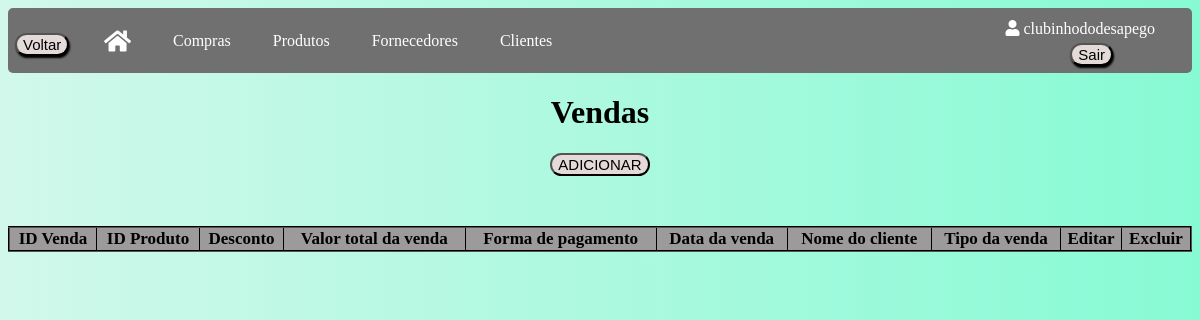
Page /vendas (signed in) on the earlier database version.
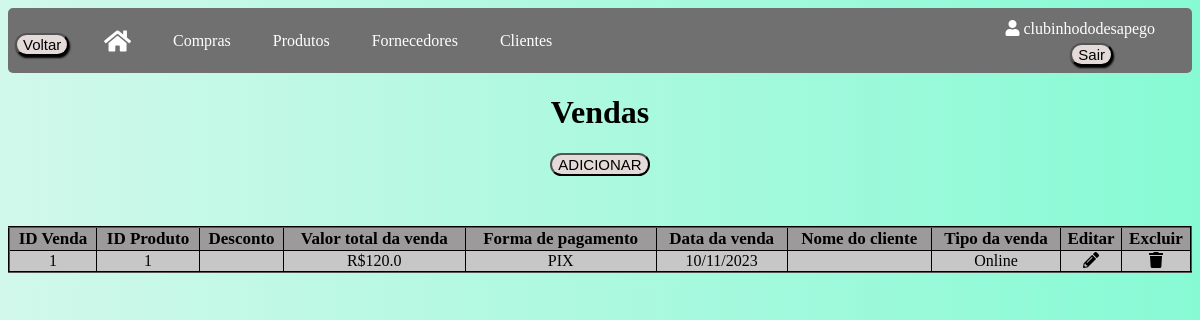
Same page on the later database version.
### app/models/tables.py (models this page shows, shortened)
class Usuario(db.Model, UserMixin):
    __tablename__ = "usuarios"
    id = db.Column(db.Integer, primary_key=True, autoincrement=True)
    nome_brecho = db.Column(db.String(100))
    email = db.Column(db.String(84), unique=True)
    usuario = db.Column(db.String(80), unique=True)
    senha = db.Column(db.String(128))
    clientes = db.relationship("Cliente", backref="usuario")
    produtos = db.relationship("Produto", backref="usuario")
    fornecedores = db.relationship("Fornecedor", backref="usuario")
    compras = db.relationship("Compra", backref="usuario")
    vendas = db.relationship("Venda", backref="usuario")

class Venda(db.Model):
    __tablename__ = "vendas"
    id = db.Column(db.Integer, primary_key=True, autoincrement=True)
    id_produto = db.Column(db.Integer, db.ForeignKey('produtos.id'))
    desconto = db.Column(db.Integer)
    val_total = db.Column(db.Float)
    forma_pagamento = db.Column(db.String(50))
    tipo_venda = db.Column(db.String(10))
    dta_venda = db.Column(db.Date)
    id_usuario = db.Column(db.Integer, db.ForeignKey('usuarios.id'))
    nome_cliente = db.Column(db.String, db.ForeignKey('clientes.nome'))
    produto = db.relationship('Produto', foreign_keys=[id_produto])

### app/default.py (the view)
@login_required
@app.route("/vendas", methods=['GET', 'POST'])
def vendas():
    vendas = Venda.query.filter_by(id_usuario=current_user.id).all()
    return render_template("vendas.html", vendas=vendas)

### app/default.py (called while the page is built)
@login_manager.user_loader
def load_user(id_usuario):
    return Usuario.query.get(int(id_usuario))

### app/templates/vendas.html (shortened to what this page needs)
<!DOCTYPE html>
<html lang="en">
<head>
    <link rel="stylesheet" type="text/css" href="{{ url_for('static', filename='css/vendas.css') }}">
    <link rel="stylesheet" href="https://cdnjs.cloudflare.com/ajax/libs/font-awesome/5.15.3/css/all.min.css">
    <link rel="stylesheet" type="text/css" href="https://cdn.datatables.net/1.11.5/css/jquery.dataTables.min.css">
</head>
<body>
    <div class="usuario-logado"><i class="fas fa-user"></i> {{ current_user.usuario }}</div>
    <div class="logout">
        <form method="POST" action="{{ url_for('logout') }}">
            <button class="button" type="submit">Sair</button>
        </form>
    </div>
    <div class="navbar">
        <button onclick="window.history.back()" class="button button_voltar">Voltar</button>
        <a href="/home"><i class="fas fa-home icone-casa"></i></a>
        <a href="/compras">Compras</a>
        <a href="/produtos">Produtos</a>
        <a href="/fornecedores">Fornecedores</a>
        <a href="/clientes">Clientes</a>
    </div>
    <h1 class="titulo">Vendas</h1>
    <button class="button_adc"><a href="vendascadastro">ADICIONAR</a></button>
    <table id="tabelaVendas" class="tabela display" border="2">
        <thead>
            <tr>
                <th>ID Venda</th>
                <th>ID Produto</th>
                <th>Desconto</th>
                <th>Valor total da venda</th>
                <th>Forma de pagamento</th>
                <th>Data da venda</th>
                <th>Nome do cliente</th>
                <th>Tipo da venda</th>
                <th>Editar</th>
                <th>Excluir</th>
            </tr>
        </thead>
        <tbody>
            {% for venda in vendas %}
            <tr>
                <td>{{ venda.id }}</td>
                <td>{{ venda.id_produto }}</td>
                <td>{{ venda.desconto }}</td>
                <td>R${{ venda.val_total }}</td>
                <td>{{ venda.forma_pagamento }}</td>
                <td>{{ venda.dta_venda.strftime("%d/%m/%Y") }}</td>
                <td>{{ venda.nome_cliente }}</td>
                <td>{{ venda.tipo_venda }}</td>
                <td>
                    <a href="/editarvendas/{{ venda.id }}">
                    <div class="icon-container"><i class="fas fa-pencil-alt"></i></div>
                    </a>
                </td>
                <td>
                    <a href="/excluirvendas/{{ venda.id }}" class="excluir-venda" data-id="{{ venda.id }}" data-confirm="Tem certeza de que deseja excluir esta venda?">
                        <div class="icon-container"><i class="fas fa-trash"></i></div>
                    </a>
                </td>
            </tr>
            {% endfor %}
        </tbody>
    </table>
</body>
</html>

### app/static/css/vendas.css (style rules this page uses)
body { background: linear-gradient(to right, #d1f8eb, #87fad4); }
.usuario-logado { position: absolute; top: 20px; right: 45px; color: white; }
.logout { position: absolute; top: 43px; right: 87px; }
.button_voltar { position: absolute; top: 33px; left: 15px; }
.button { font-size: 15px; margin-bottom: 13px; background-color: #e4dbd9; cursor: pointer; transition: background-color 0.3s ease; border-radius: 20px; box-shadow: 1px 2px 2px black; }
.navbar { overflow: hidden; background-color: #707070; height: 65px; border-radius: 5px; }
.navbar a { float: left; display: flex; align-items: center; color: white; text-align: center; padding: 0px 16px; text-decoration: none; height: 100%; margin-left: 80px; margin-right: -70px; }
.icone-casa { font-size: 24px; }
.titulo { text-align: center; }
.button_adc { min-width: 10px; font-size: 15px; margin: 13px auto; background-color: #e4dbd9; cursor: pointer; transition: background-color 0.3s ease; border-radius: 20px; display: block; align-items: center; }
.tabela { border-collapse: collapse; width: 100%; text-align: center; background-color: #c7c7c7; margin-top: 50px; border-color: black; }
th { font-size: 17px; background-color: #9c9a9a; }
a { text-decoration: none; color: #000; }

Differences in the rows shown:
added Venda: id "1", id_produto "1", val_total "120.0", forma_pagamento "PIX", dta_venda "10/11/2023", tipo_venda "Online"
